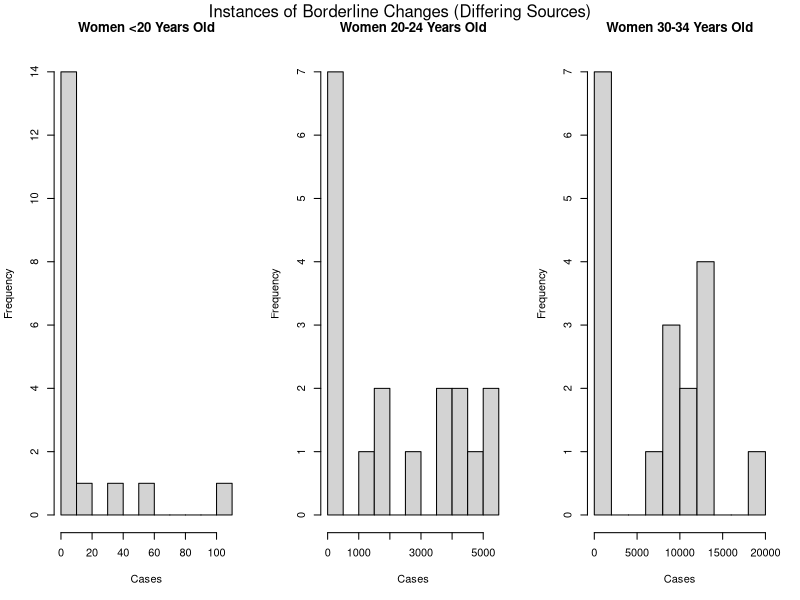
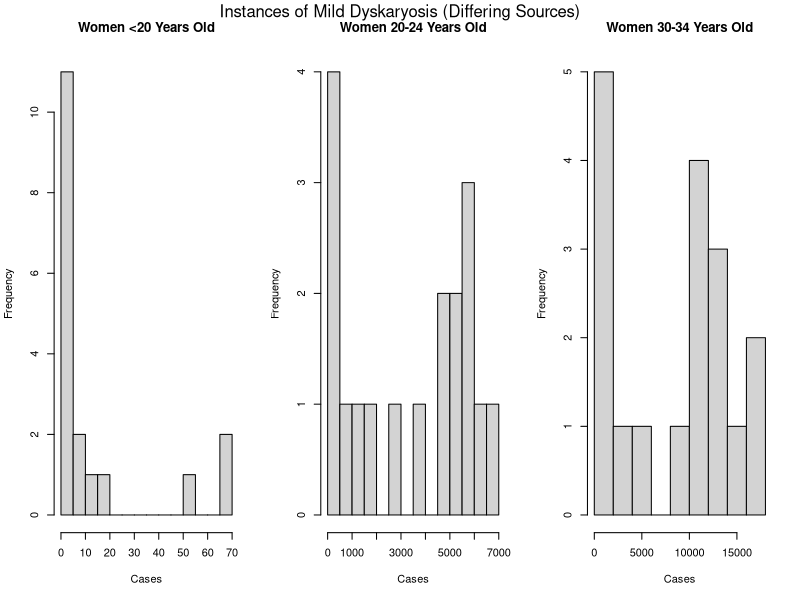
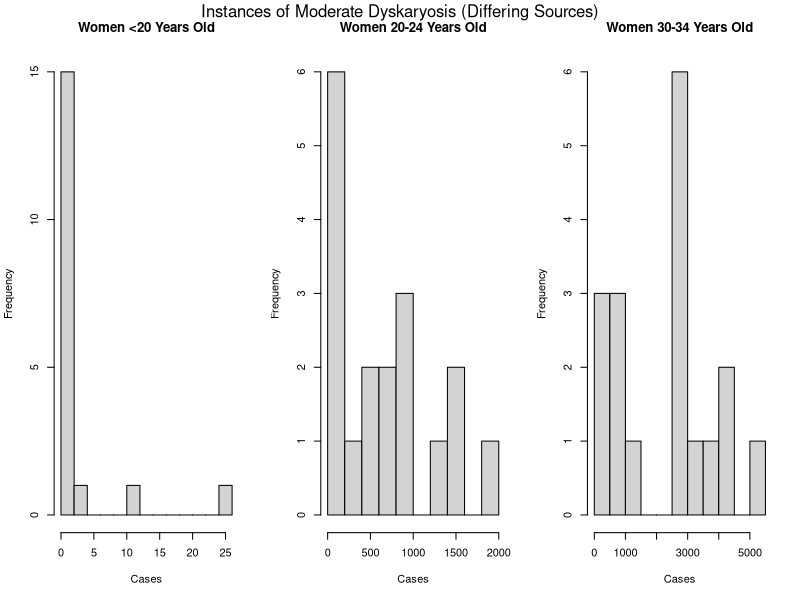
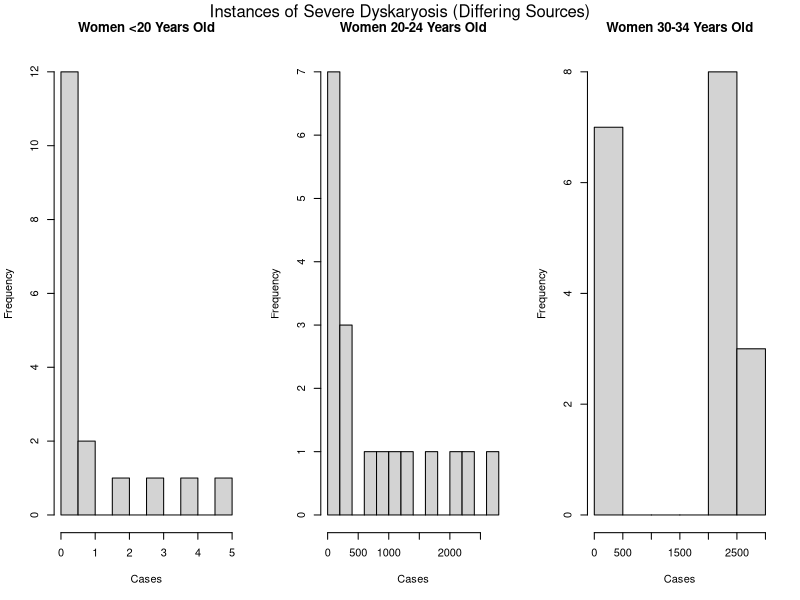
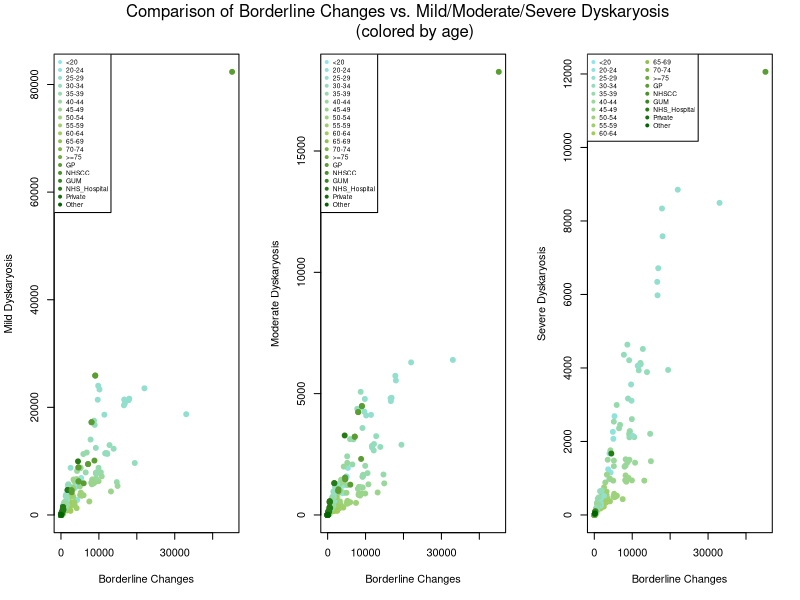
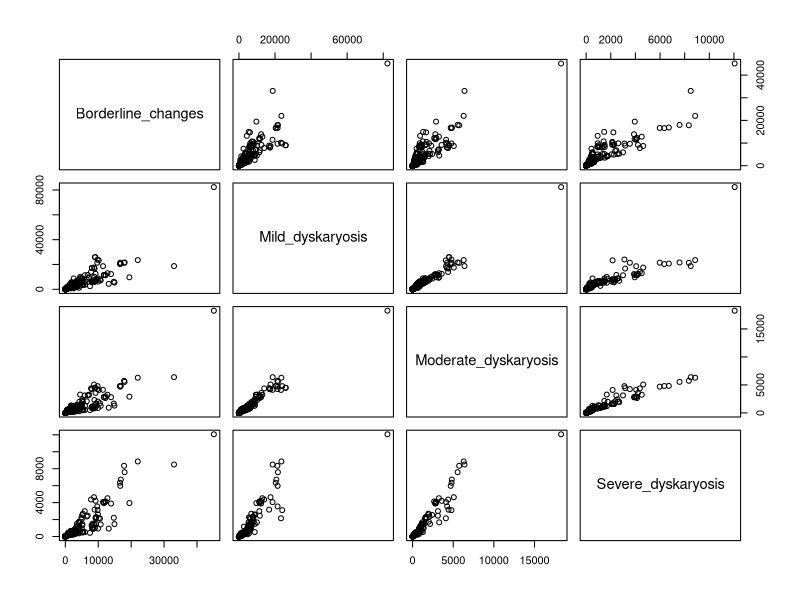
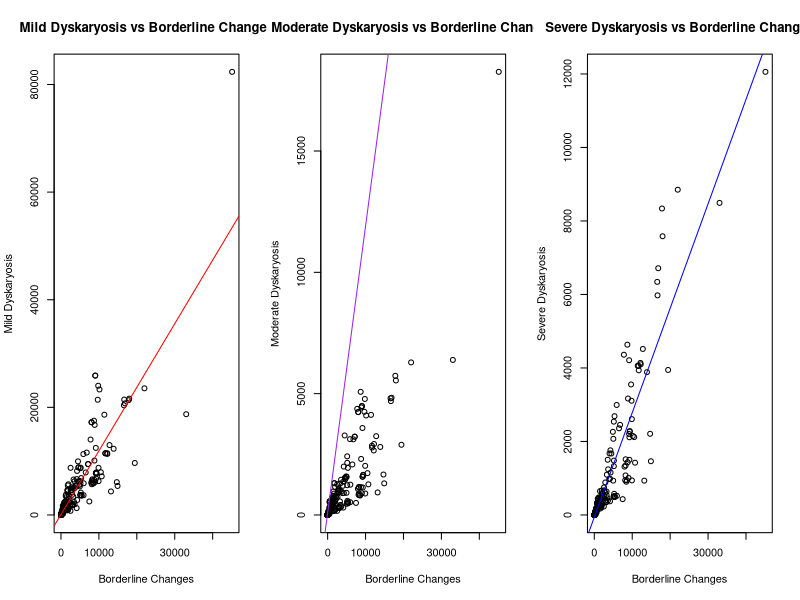
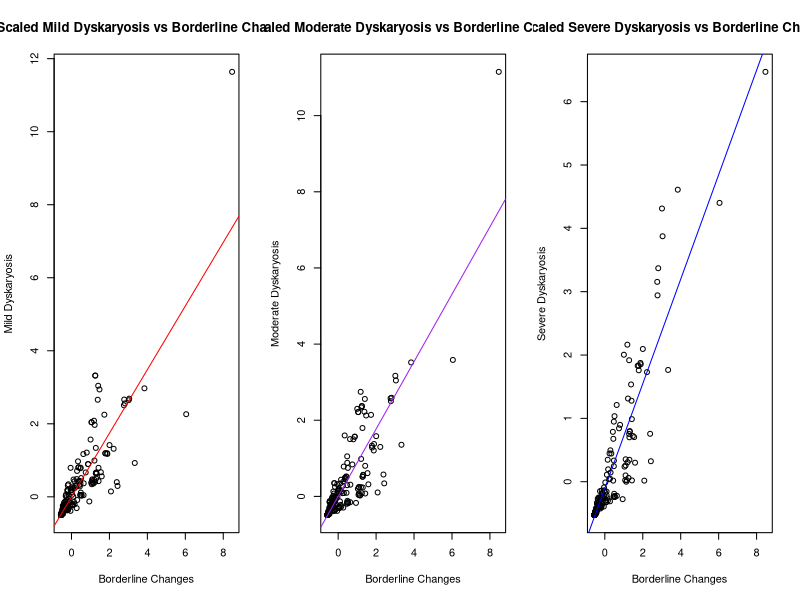

These charts were generated, in order, by the following R code:
## ---- chunk 1
source <- 
  read.csv("kc61_sample_result_age_source.csv")

dim(source)

#columns of interest: Indicator (age), Borderline changes, mild, moderate,
#and severe dyskaryosis

#only column that has NA's is severe dyskaryosis; sub in values for NA to clean
source$Severe_dyskaryosis <- gsub("not included", NA, source$Severe_dyskaryosis)
sum(is.na(source$Severe_dyskaryosis) == TRUE)

uniq_ind <- unique(source$Indicator)
for (i in 1:length(uniq_ind)){
  source$Indicator <- gsub(uniq_ind[i], i, source$Indicator)
} 
source$Indicator <- as.numeric(source$Indicator)
#changing each age group to correspond with a number from 1-19. for example, <20 is 1

for (i in 1:length(uniq_ind)){
  df <- data.frame(source[source$Indicator == i, ])
  df_name <- paste0("df", i)
  assign(df_name, df)
}
#creating a new data frame for every age group and organizations data was taken from
#`assign` function taken and adapted from online source

for(i in 1:length(uniq_ind)){
  source_ind <- source[source$Indicator == (uniq_ind[i]), ]
  print(summary(source_ind$Borderline_changes))
}
#summary for borderline changes for each age group

for(i in 1:length(uniq_ind)){
  source_ind <- source[source$Indicator == (uniq_ind[i]), ]
  print(summary(source_ind$Mild_dyskaryosis))
}
#summary for mild dyskaryosis for each age group

for(i in 1:length(uniq_ind)){
  source_ind <- source[source$Indicator == (uniq_ind[i]), ]
  print(summary(source_ind$Moderate_dyskaryosis))
}
#summary for moderate dyskaryosis for each age group

#removing NAs and converting to numeric values
severe_NA <- source[is.na(source$Severe_dyskaryosis) == FALSE, ]
severe_NA$Severe_dyskaryosis <- as.numeric(severe_NA$Severe_dyskaryosis)

for(i in 1:length(uniq_ind)){
  severe_ind <- severe_NA[source$Indicator == (uniq_ind[i]), ]
  print(summary(severe_ind$Severe_dyskaryosis))
}
#summary for severe dyskaryosis for each age group
#summary output excluded due to large output of information.

#borderline changes for each age group
par(mfrow = c(1, 3))
hist(df1$Borderline_changes, breaks = 10,
     main = "Women <20 Years Old",
     xlab = "Cases")
hist(df2$Borderline_changes, breaks = 10,
     main = "Women 20-24 Years Old",
     xlab = "Cases")
hist(df4$Borderline_changes, breaks = 10,
     main = "Women 30-34 Years Old",
     xlab = "Cases")

mtext("Instances of Borderline Changes (Differing Sources)", outer = TRUE, cex = 1, line = -1.5)


par(mfrow = c(1, 3))
hist(df1$Mild_dyskaryosis, breaks = 10,
     main = "Women <20 Years Old",
     xlab = "Cases")
hist(df2$Mild_dyskaryosis, breaks = 10,
     main = "Women 20-24 Years Old",
     xlab = "Cases")
hist(df4$Mild_dyskaryosis, breaks = 10,
     main = "Women 30-34 Years Old",
     xlab = "Cases")

mtext("Instances of Mild Dyskaryosis (Differing Sources)", outer = TRUE, cex = 1, line = -1.5)

par(mfrow = c(1, 3))
hist(df1$Moderate_dyskaryosis, breaks = 10,
     main = "Women <20 Years Old",
     xlab = "Cases")
hist(df2$Moderate_dyskaryosis, breaks = 10,
     main = "Women 20-24 Years Old",
     xlab = "Cases")
hist(df4$Moderate_dyskaryosis, breaks = 10,
     main = "Women 30-34 Years Old",
     xlab = "Cases")

mtext("Instances of Moderate Dyskaryosis (Differing Sources)", outer = TRUE, cex = 1, line = -1.5)

par(mfrow = c(1, 3))
severe_less20 <- severe_NA[severe_NA$Indicator == 1,]
hist(severe_less20$Severe_dyskaryosis, breaks = 10,
     main = "Women <20 Years Old",
     xlab = "Cases")

severe_20_24 <- severe_NA[severe_NA$Indicator == 2,]
hist(severe_20_24$Severe_dyskaryosis, breaks = 10,
     main = "Women 20-24 Years Old",
     xlab = "Cases")

severe_30_34 <- severe_NA[severe_NA$Indicator == 5,]
hist(severe_30_34$Severe_dyskaryosis, breaks = 10,
     main = "Women 30-34 Years Old",
     xlab = "Cases")

mtext("Instances of Severe Dyskaryosis (Differing Sources)", outer = TRUE, cex = 1, line = -1.5)

colfunc <- colorRampPalette(c("cadetblue2", "darkolivegreen3", "darkgreen"))
age_color <- fields::color.scale(source$Indicator, col = colfunc(19))

par(mfrow = c(1, 3))
plot(source$Borderline_changes, source$Mild_dyskaryosis, col = age_color, 
     pch = 19, xlab = "Borderline Changes", ylab = "Mild Dyskaryosis")
legend("topleft", legend = uniq_ind, pch = 19, col = colfunc(19), cex = .6)

plot(source$Borderline_changes, source$Moderate_dyskaryosis, col = age_color, 
     pch = 19, xlab = "Borderline Changes", ylab = "Moderate Dyskaryosis")
legend("topleft", legend = uniq_ind, pch = 19, col = colfunc(19), cex = .6)

plot(source$Borderline_changes, source$Severe_dyskaryosis, col = age_color, 
     pch = 19, xlab = "Borderline Changes", ylab = "Severe Dyskaryosis")
legend("topleft", legend = uniq_ind, pch = 19, ncol = 2, col = colfunc(19), cex = .6)

mtext("Comparison of Borderline Changes vs. Mild/Moderate/Severe Dyskaryosis 
      (colored by age)", outer = TRUE, cex = 1, line = -3)

## ---- chunk 2
## Subset source data for only borderline changes and mild, moderate, severe dyskaryosis

comparison_data <- source[,c("Borderline_changes", "Mild_dyskaryosis", "Moderate_dyskaryosis","Severe_dyskaryosis")]
comparison_data$Severe_dyskaryosis <- as.numeric(comparison_data$Severe_dyskaryosis)

pairs(comparison_data)
## ---- chunk 3
# Mild Dyskaryosis
lm_model_mild <- lm(Mild_dyskaryosis ~ Borderline_changes, data = comparison_data)
summary(lm_model_mild)
plot(comparison_data$Borderline_changes, comparison_data$Mild_dyskaryosis,
     main = "Mild Dyskaryosis vs Borderline Changes",
     xlab = "Borderline Changes",
     ylab = "Mild Dyskaryosis")
abline(lm_model_mild, col = 'red')

# Moderate Dyskaryosis
lm_model_mod <- lm(Moderate_dyskaryosis ~ Borderline_changes, data = comparison_data)
summary(lm_model_mod)
plot(comparison_data$Borderline_changes, comparison_data$Moderate_dyskaryosis,
     main = "Moderate Dyskaryosis vs Borderline Changes",
     xlab = "Borderline Changes",
     ylab = "Moderate Dyskaryosis")
abline(lm_model_mild, col = 'purple')

# Severe Dyskaryosis
lm_model_severe <- lm(Severe_dyskaryosis ~ Borderline_changes, data = comparison_data)
summary(lm_model_severe)
plot(comparison_data$Borderline_changes, comparison_data$Severe_dyskaryosis,
     main = "Severe Dyskaryosis vs Borderline Changes",
     xlab = "Borderline Changes",
     ylab = "Severe Dyskaryosis")
abline(lm_model_severe, col = 'blue')
## ---- chunk 4
scaled_data <- as.data.frame(scale(comparison_data))

# mild dyskaryosis scaled
scaled_mild_model <- lm(Mild_dyskaryosis ~ Borderline_changes, data = scaled_data)
plot(scaled_data$Borderline_changes, scaled_data$Mild_dyskaryosis,
     main = "Scaled Mild Dyskaryosis vs Borderline Changes",
     xlab = "Borderline Changes",
     ylab = "Mild Dyskaryosis")
abline(scaled_mild_model, col = 'red')
summary(scaled_mild_model)

# moderate dyskaryosis scaled
scaled_mod_model <- lm(Moderate_dyskaryosis ~ Borderline_changes, data = scaled_data)
plot(scaled_data$Borderline_changes, scaled_data$Moderate_dyskaryosis,
     main = "Scaled Moderate Dyskaryosis vs Borderline Changes",
     xlab = "Borderline Changes",
     ylab = "Moderate Dyskaryosis")
abline(scaled_mod_model, col = 'purple')
summary(scaled_mod_model)

# severe dyskaryosis scaled
scaled_severe_model <- lm(Severe_dyskaryosis ~ Borderline_changes, data = scaled_data)
plot(scaled_data$Borderline_changes, scaled_data$Severe_dyskaryosis,
     main = "Scaled Severe Dyskaryosis vs Borderline Changes",
     xlab = "Borderline Changes",
     ylab = "Severe Dyskaryosis")
abline(scaled_severe_model, col = 'blue')
summary(scaled_severe_model)
## ---- chunk 5
pairwise_dist <- dist(scaled_data)
mds_2d <- cmdscale(pairwise_dist, k = 2)
plot(mds_2d)
